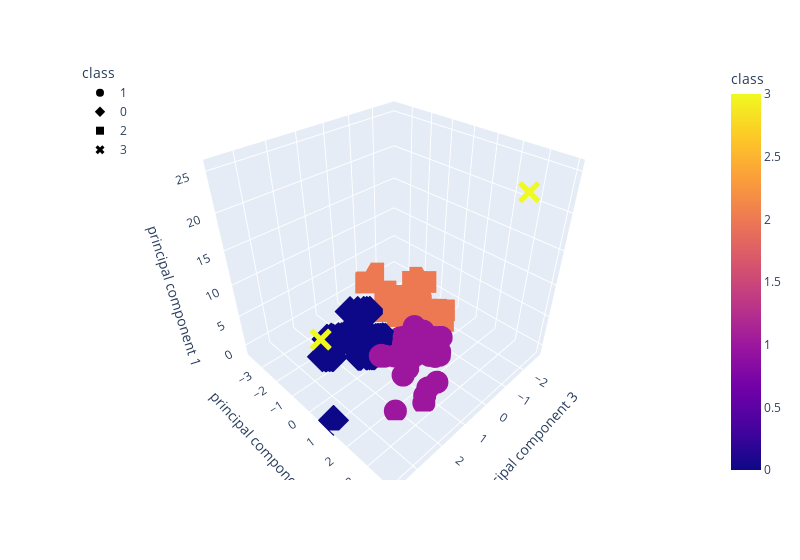

Notebook code for this chart:
### Markdown cell above
#### We will use altair 2D

### Code cell
# Create a 2D-Scatter with the PCA data and the clusters
alt.Chart(df_crypto_pca).mark_circle(size=60).encode(
    x='principal component 1',
    y='principal component 2',
    color='Origin',
    #tooltip=["CoinName", "Algorithm", "TotalCoinsMined", "TotalCoinSupply"]
).interactive()
